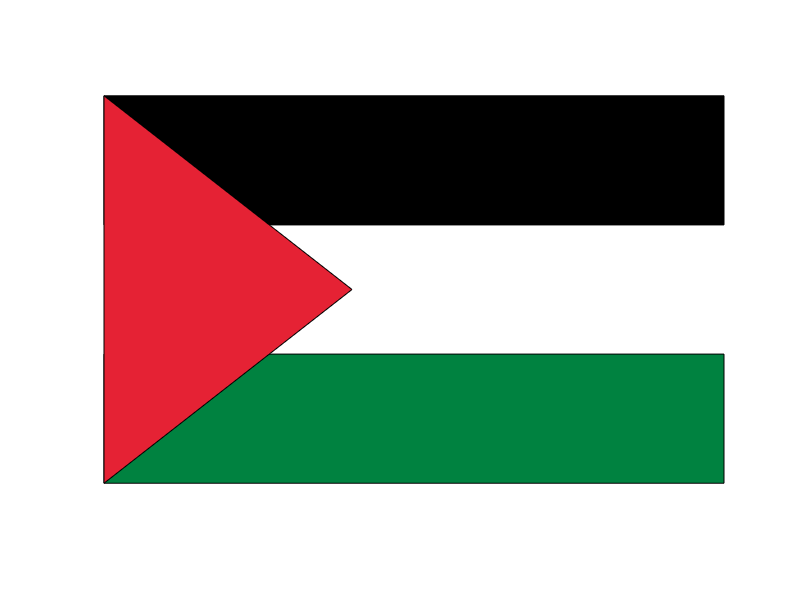
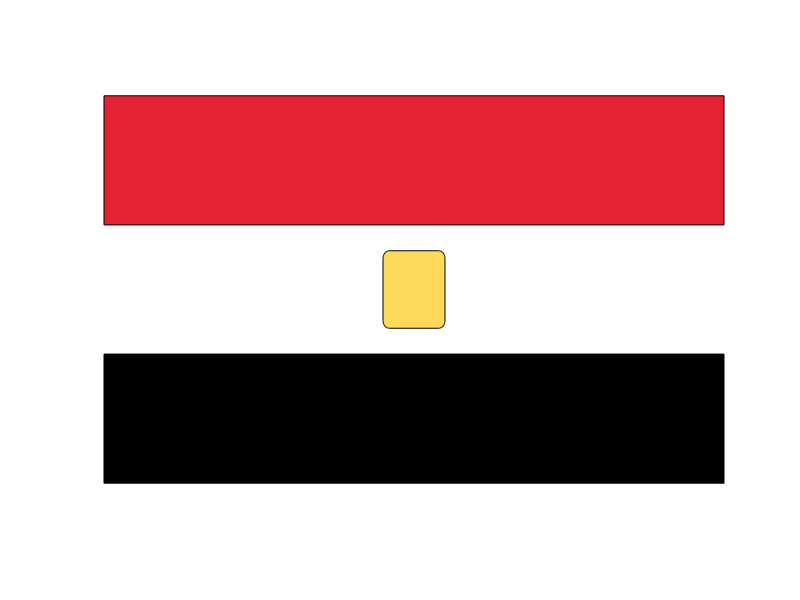

Here is the MATLAB script that generated these plots, in order:
% Colors
GreenColor = [0, 0.51, 0.25];
WhiteColor = [1, 1, 1];
BlackColor = [0, 0, 0];
RedColor = [0.898, 0.132, 0.203];
YellowColor = [1, 0.85, 0.35];

PosX = 100;
PosY = 200;
flagWidth = 800;
flagHeight = 500;

figure('Position', [PosX, PosY, flagWidth, flagHeight]);
rectangle('Position', [0, 2*(flagHeight/3), flagWidth, flagHeight/3], "FaceColor",BlackColor);
rectangle('Position', [0, 0               , flagWidth, flagHeight/3], "FaceColor",GreenColor);
regX = [0, 0        , flagWidth/2.5];
regY = [0, flagHeight, flagHeight/2];
hold on;
fill(regX, regY, RedColor);
% Enhance visualization
axis equal;
axis off;
hold off;


figure('Position', [PosX+flagWidth+100, PosY, flagWidth, flagHeight]);
rectangle('Position', [0, 2*(flagHeight/3), flagWidth, flagHeight/3], "FaceColor",RedColor);
rectangle('Position', [0, 0               , flagWidth, flagHeight/3], "FaceColor",BlackColor);

hold on;
eagleWidth = flagWidth / 10;
eagleHeight = flagHeight / 5;
eagleX = (flagWidth - eagleWidth) / 2;
eagleY = flagHeight / 3 + (flagHeight / 3 - eagleHeight) / 2;

rectangle('Position', [eagleX, eagleY, eagleWidth, eagleHeight], "FaceColor", YellowColor, "Curvature", [0.2, 0.2]);

% Enhance visualization
axis equal;
axis off;
hold off;